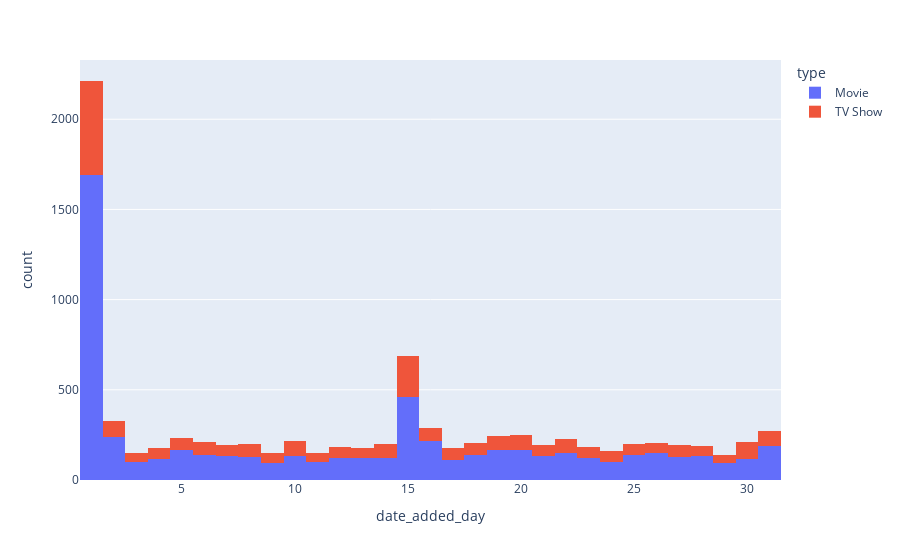

Write notebook code for a chart like this one.
### Code cell
px.histogram(df, x='date_added_day', color='type')

### Figure 1 — Plotly figure (JSON) as saved in the notebook; plotly's stock layout.template omitted (floating-point values rounded to 4 significant figures; data arrays with more than 128 entries replaced by an {"elided": "..."} marker saying what was removed)
{"data": [{"alignmentgroup": "True", "bingroup": "x", "hovertemplate": "type=Movie<br>date_added_day=%{x}<br>count=%{y}<extra></extra>", "legendgroup": "Movie", "marker": {"color": "#636efa", "pattern": {"shape": ""}}, "name": "Movie", "offsetgroup": "Movie", "orientation": "v", "showlegend": true, "type": "histogram", "x": {"elided": "6131 int values"}, "xaxis": "x", "yaxis": "y"}, {"alignmentgroup": "True", "bingroup": "x", "hovertemplate": "type=TV Show<br>date_added_day=%{x}<br>count=%{y}<extra></extra>", "legendgroup": "TV Show", "marker": {"color": "#EF553B", "pattern": {"shape": ""}}, "name": "TV Show", "offsetgroup": "TV Show", "orientation": "v", "showlegend": true, "type": "histogram", "x": {"elided": "2676 int values"}, "xaxis": "x", "yaxis": "y"}], "layout": {"barmode": "relative", "legend": {"title": {"text": "type"}, "tracegroupgap": 0}, "margin": {"t": 60}, "xaxis": {"anchor": "y", "domain": [0, 1], "title": {"text": "date_added_day"}}, "yaxis": {"anchor": "x", "domain": [0, 1], "title": {"text": "count"}}}}
